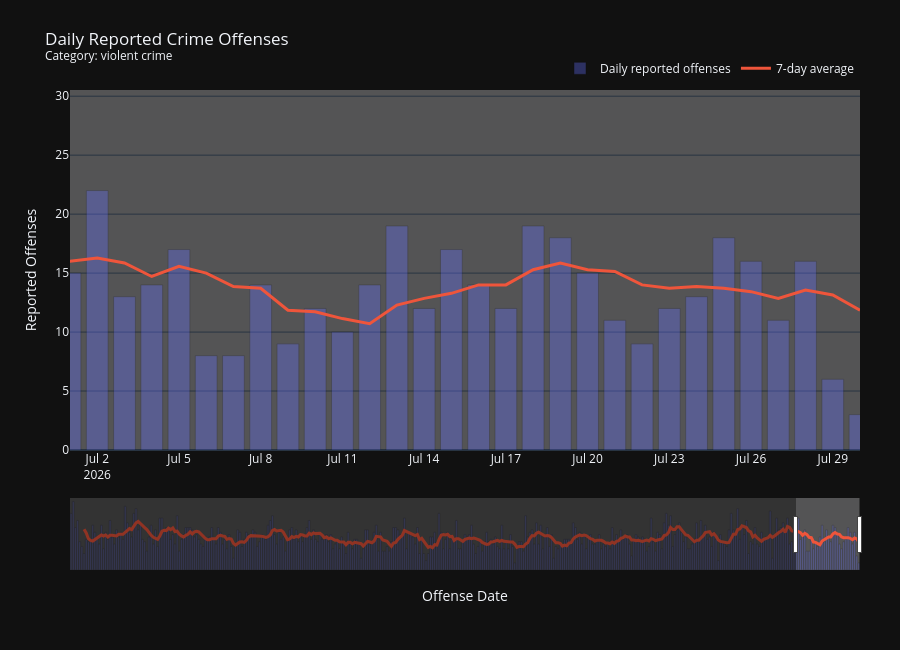

The cell this chart's notebook holds for it:
### Code cell
selected_label = (
    "All selected categories"
    if len(selected_categories) > 1
    else selected_categories[0]
)

fig = go.Figure()

fig.add_trace(
    go.Bar(
        x=daily_volume["date"],
        y=daily_volume["reported_offenses"],
        name="Daily reported offenses",
        opacity=0.35,
        hovertemplate=(
            "<b>%{x|%b %d, %Y}</b><br>"
            "Reported offenses: %{y:,}<extra></extra>"
        ),
    )
)

fig.add_trace(
    go.Scatter(
        x=daily_volume["date"],
        y=daily_volume["reported_offenses_7d_avg"],
        mode="lines",
        name="7-day average",
        line=dict(width=3),
        hovertemplate=(
            "<b>%{x|%b %d, %Y}</b><br>"
            "7-day avg: %{y:.1f}<extra></extra>"
        ),
    )
)

fig.update_layout(
    template=PLOTLY_TEMPLATE,
    title=(
        "Daily Reported Crime Offenses"
        f"<br><sup>Category: {selected_label}</sup>"
    ),
    xaxis_title="Offense Date",
    yaxis_title="Reported Offenses",
    plot_bgcolor=PLOT_BG,
    paper_bgcolor=PAPER_BG,
    height=650,
    margin=dict(l=70, r=40, t=90, b=80),
    legend=dict(
        orientation="h",
        yanchor="bottom",
        y=1.02,
        xanchor="right",
        x=1,
    ),
)

fig.update_xaxes(
    range=[
        date_context["initial_view_start"],
        date_context["plot_end_day"],
    ],
    rangeslider=dict(visible=True),
)

fig.show()

### Figure 1 — Plotly figure (JSON) as saved in the notebook; plotly's stock layout.template omitted (floating-point values rounded to 4 significant figures; data arrays with more than 128 entries replaced by an {"elided": "..."} marker saying what was removed)
{"data": [{"hovertemplate": "<b>%{x|%b %d, %Y}</b><br>Reported offenses: %{y:,}<extra></extra>", "name": "Daily reported offenses", "opacity": 0.35, "type": "bar", "x": {"elided": "365 str values"}, "y": {"elided": "365 int values"}}, {"hovertemplate": "<b>%{x|%b %d, %Y}</b><br>7-day avg: %{y:.1f}<extra></extra>", "line": {"width": 3}, "mode": "lines", "name": "7-day average", "type": "scatter", "x": {"elided": "365 str values"}, "y": {"elided": "365 float values"}}], "layout": {"height": 650, "legend": {"orientation": "h", "x": 1, "xanchor": "right", "y": 1.02, "yanchor": "bottom"}, "margin": {"b": 80, "l": 70, "r": 40, "t": 90}, "paper_bgcolor": "#111111", "plot_bgcolor": "#545455", "title": {"text": "Daily Reported Crime Offenses<br><sup>Category: violent crime</sup>"}, "xaxis": {"range": ["2026-07-01T00:00:00", "2026-07-30T00:00:00"], "rangeslider": {"visible": true}, "title": {"text": "Offense Date"}}, "yaxis": {"title": {"text": "Reported Offenses"}}}}
